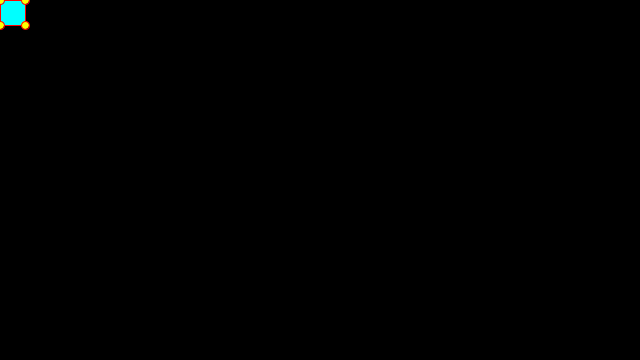
Frame 1 (no input)
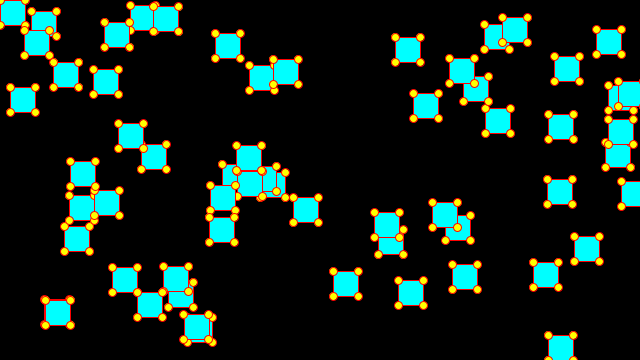
Frame 60 (the mouse pressed at the canvas centre just before this capture)
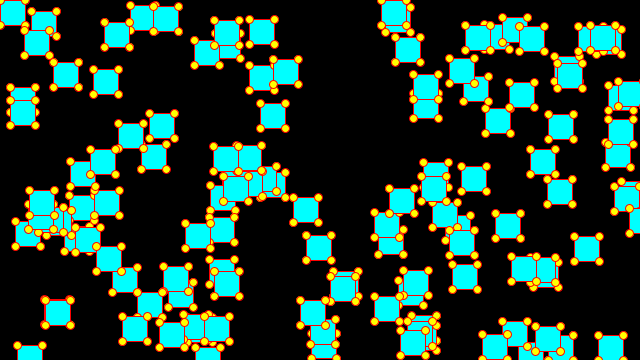
Frame 120 (the mouse held since frame 60 and released just before this capture)

The Processing sketch that drew these frames (run headless with seeded random() and noise(); from frame 60 on, the mouse is pressed at the canvas centre):

// Processing sketch: sketch_170215b
// ── sketch_170215b.pde
float px;
float py;
void setup(){
  size(640,360);
  background(0);
}
void draw(){
  stroke(255,0,0);
  fill(0,255,255);
  rect(px,py,25,25);
  fill(255,255,0);
  ellipse(px,py,8,8);
  fill(255,255,0);
  ellipse(px+25,py,8,8);
  fill(255,255,0);
  ellipse(px,py+25,8,8);
  fill(255,255,0);
  ellipse(px+25,py+25,8,8);
  px=random(0,640);//randomly chooses a number from maximum to minimum
  py=random(360);//randomly chooses a number till 100
}
